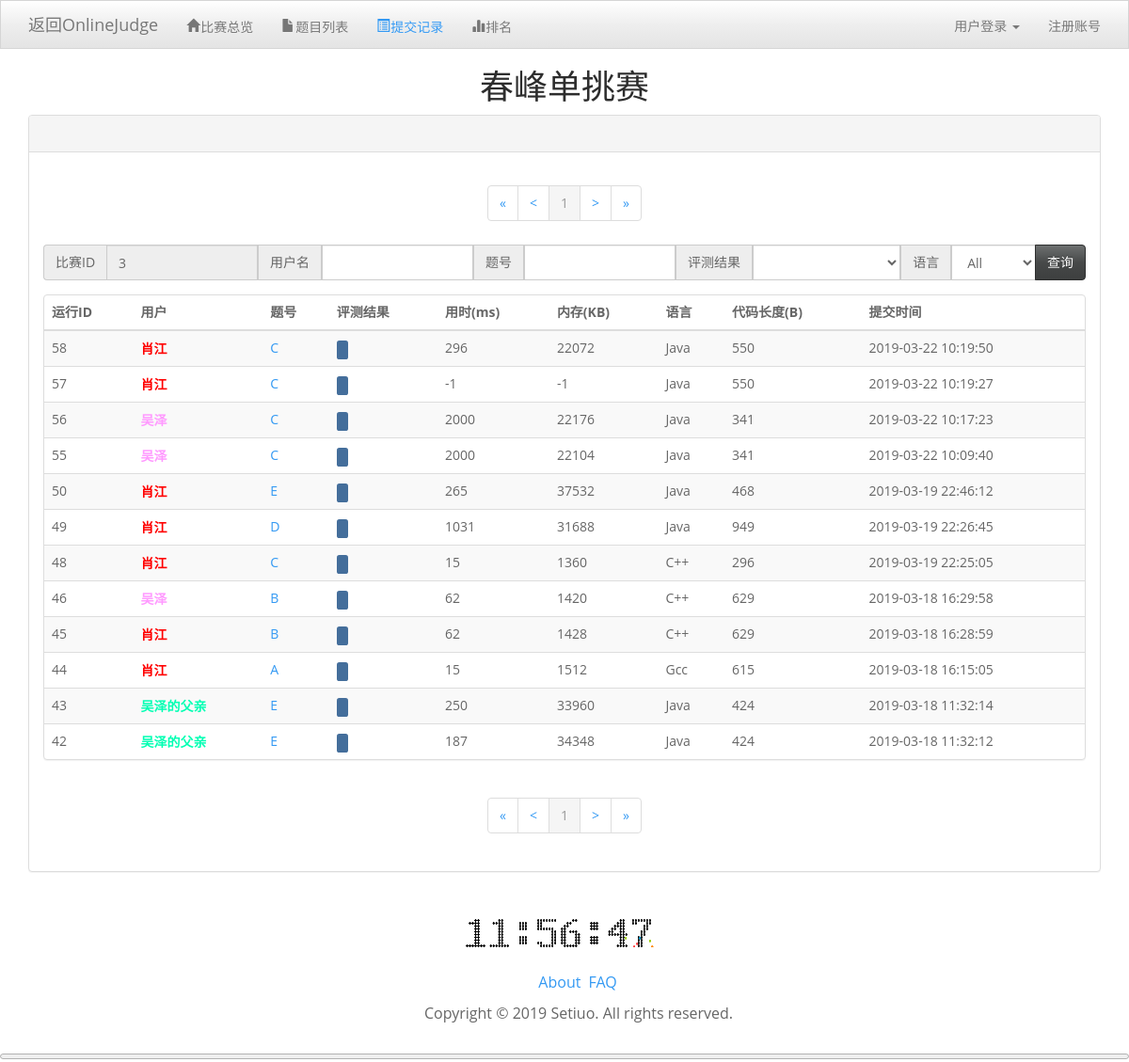
/Contest/Status.php?ConID=3, run on the app's committed database.
### tables this page shows
CREATE TABLE IF NOT EXISTS `oj_data` (
  `oj_name` varchar(20) NOT NULL COMMENT '网站名称',
  `oj_html_title` varchar(30) NOT NULL COMMENT '标题',
  `oj_title` varchar(30) NOT NULL COMMENT '副名称',
  `oj_runid` int(11) NOT NULL,
  `oj_EvaMacState_1` int(11) NOT NULL,
  `oj_EvaMacState_2` int(11) NOT NULL,
  `oj_allrun_1` int(11) NOT NULL,
  `oj_allrun_2` int(11) NOT NULL
);

CREATE TABLE IF NOT EXISTS `oj_contest` (
  `ConID` int(11) NOT NULL COMMENT '比赛ID',
  `Title` varchar(20) NOT NULL COMMENT '比赛标题',
  `Synopsis` text NOT NULL,
  `Organizer` varchar(20) NOT NULL COMMENT '举办人',
  `Rule` varchar(20) NOT NULL COMMENT '规则',
  `Type` int(11) NOT NULL,
  `PassWord` varchar(20) NOT NULL,
  `StartTime` datetime NOT NULL COMMENT '开始时间',
  `OverTime` datetime NOT NULL COMMENT '结束时间',
  `EnrollStartTime` datetime NOT NULL COMMENT '报名开始时间',
  `EnrollOverTime` datetime NOT NULL COMMENT '报名结束时间',
  `EnrollPeople` text NOT NULL COMMENT '参赛人员',
  `RiskRatio` float NOT NULL COMMENT '风险系数',
  `RatingStatus` int(11) NOT NULL COMMENT '战斗力结算状态',
  `Problem` text NOT NULL COMMENT '题目',
  `Show` int(11) NOT NULL
);

CREATE TABLE IF NOT EXISTS `oj_constatus` (
  `RunID` int(11) NOT NULL COMMENT '运行ID',
  `ConID` int(11) NOT NULL COMMENT '比赛ID',
  `User` varchar(20) NOT NULL COMMENT '用户',
  `Problem` int(11) NOT NULL COMMENT '问题编号',
  `Status` int(11) NOT NULL COMMENT '状态',
  `UseTime` int(11) NOT NULL COMMENT '耗时',
  `UseMemory` int(11) NOT NULL COMMENT '耗用内存',
  `Language` varchar(20) NOT NULL COMMENT '语言',
  `CodeLen` int(11) NOT NULL COMMENT '代码长度',
  `SubTime` datetime NOT NULL COMMENT '提交时间',
  `AllStatus` varchar(1000) NOT NULL COMMENT '测试点状态',
  `Show` int(11) NOT NULL COMMENT '是否显示',
  `Judger` varchar(20) NOT NULL
);

### Php/LoadData.php (called while the page is built, shortened)
<?php
function LoadData()
{
    $sql = "SELECT * FROM oj_data";
    $result = mysql_query($sql);
    $row = mysql_fetch_array($result);
    $WebName = $row['oj_name'];
}
function GetUserColor($Fight)
{
    if($Fight >= 3200)
        return '"myuser-base myuser-red"';
    else if($Fight >= 2800)
        return '"myuser-base myuser-fire"';
    else if($Fight >= 2600)
        return '"myuser-base myuser-orange"';
    else if($Fight >= 2400)
        return '"myuser-base myuser-yellow"';
    else if($Fight >= 2200)
        return '"myuser-base myuser-purple"';
    else if($Fight >= 2000)
        return '"myuser-base myuser-violet"';
    else if($Fight >= 1700)
        return '"myuser-base myuser-blue"';
    else if($Fight >= 1600)
        return '"myuser-base myuser-cyan"';
    else
        return '"myuser-base myuser-green"';
}
?>

### Contest/Status.php (the view, shortened to what this page needs)
<!DOCTYPE html>
<html lang="zh-cn">
<?php require_once("Html_Head.php");?>
<body>
	<?php
	require_once("Header.php");
	$AddHref = "";
	$AllCmd = "";
	if(!isset($LandUser) || $User_Jurisdicton != JUR_ADMIN)
	{
		$AllCmd = ' where `Show`=1';
	}
	if(array_key_exists('ConID', $_GET))
	{
		if($_GET['ConID'] != "")
		{
			$AddHref = $AddHref.'&ConID='.$_GET['ConID'];
			if($AllCmd == "")
				$AllCmd = ' where';
			else
				$AllCmd = $AllCmd.' and';
			$AllCmd = $AllCmd.' `ConID`='.$_GET['ConID'];
		}
	}
	$sql = "SELECT count(*) as `value` FROM `oj_constatus` ".$AllCmd;
    $rs = mysql_query($sql);
    $StaCount = mysql_fetch_array($rs);
    $clength = $StaCount['value'];
    $iPage = 1;
	$iPage = floor($iPage);
    $LastPage = ($iPage - 1 <= 0) ? 1 : ($iPage - 1);
    $NextPage = $iPage * MaxRankNum < $clength ? $iPage + 1: $iPage;
    $MinPage = 1;
    $iPage = $iPage >=  $MinPage ? $iPage : 1;
	$MaxPage = ceil(($clength * 1.0) / MaxRankNum);
	$MaxPage = $MaxPage > 0 ? $MaxPage : 1;
    $iPage = $iPage <=  $MaxPage ? $iPage : $MaxPage;
    if($MaxPage <= MaxButtonNum)
    {
        $StaButNum = 1;
        $EndButNum = $MaxPage;
	}
	$LimitShowSql = " ORDER BY `RunID` desc limit ".($iPage - 1) * MaxRankNum.", ".MaxRankNum;
	$sql = "SELECT * FROM oj_constatus". $AllCmd . $LimitShowSql;
	$result = mysql_query($sql);
	$AllStatus = array();
    while($row = mysql_fetch_array($result))
    {
		$AllStatus[]= array(
			"RunID" => $row['RunID'],
			"ConID" => $row['ConID'],
            "User" => $row['User'],
            "Problem" => $row['Problem'],
            "Status" => $row['Status'],
			"UseTime" => $row['UseTime'],
			"UseMemory" => $row['UseMemory'],
			"Language" => $row['Language'],
			"CodeLen" => $row['CodeLen'],
			"SubTime" => $row['SubTime'],
			"AllStatus" => $row['AllStatus'],
			"Show" => $row['Show']
        );
	}
	?>
	<div class="container">
		<div class="panel panel-default">
			<div id="contesthead" class="panel-heading" style="padding:0 0 0 0;">
				<ul class="nav nav-tabs" role="tablist">
					<li>
						<h4>&nbsp;</h4>
					</li>
				</ul>
			</div>
			<div class="panel-body">
				<center>
				<ul class="pagination">
                <li><a href= <?php echo '"Status.php?Page='.($MinPage).$AddHref.'"'?>>&laquo;</a></li>
                <li><a href= <?php echo '"Status.php?Page='.($LastPage).$AddHref.'"'?> >&lt;</a></li>
                <?php
                for($i =  $StaButNum; $i <= $EndButNum; $i++)
                {
                    if($i == $iPage)
                        echo '<li class="active"><a href="Status.php?Page='.$i.$AddHref.'">'.$i.'</a></li>';
                    else
                        echo '<li><a href="Status.php?Page='.$i.$AddHref.'">'.$i.'</a></li>';
                }
                ?>
                <li><a href= <?php echo '"Status.php?Page='.($NextPage).$AddHref.'"'?> >&gt;</a></li>
                <li><a href= <?php echo '"Status.php?Page='.($MaxPage).$AddHref.'"'?>>&raquo;</a></li>
            	</ul>
				</center>
			<form>
			<div class="input-group" style="padding-bottom:15px;">
				<span class="input-group-addon">比赛ID</span>
				<input name="ConID" type="number" value=<?php if(array_key_exists('ConID', $_GET) && $_GET['ConID']!="") echo $_GET['ConID']; else echo '""'?> class="form-control" readonly="readonly">
				<span class="input-group-addon">用户名</span>
				<input name="User" type="text" value=<?php if(array_key_exists('User', $_GET) && $_GET['User']!="") echo $_GET['User']; else echo '""'?> class="form-control">
				<span class="input-group-addon">题号</span>
				<input name="Problem" type="text" value=<?php if(array_key_exists('Problem', $_GET) && $_GET['Problem']!="") echo $_GET['Problem']; else echo '""'?> class="form-control">
				<?php
					if($ConData['Rule'] == 'ACM' || ($User_Jurisdicton == JUR_ADMIN) || $NowDate >= $ConData['OverTime'])
					{
				?>
					<span class="input-group-addon">评测结果</span>
					<select name="Status" class="form-control">
					</select>
				<?php
					}
				?>
				<span class="input-group-addon">语言</span>
				<select name="Language" class="form-control">
					<option value="">All</option>
				</select>
				<span class="input-group-btn">
					<button class="btn btn-default">查询</button>
				</span>
			</div>
		</form>
				<div class="panel panel-default animated fadeInDown">
					<table class="table table-striped table-hover">
						<thead>
							<tr>
								<th>运行ID</th>
								<th>用户</th>
								<th>题号</th>
								<th>评测结果</th>
								<?php
								if($ConData['Rule'] == 'ACM' || ($User_Jurisdicton == JUR_ADMIN) || $NowDate >= $ConData['OverTime'])
								{
									echo '<th>用时(ms)</th>';
									echo '<th>内存(KB)</th>';
								}
								?>
								<th>语言</th>
								<th>代码长度(B)</th>
								<th>提交时间</th>
							</tr>
						</thead>
						<tbody>
						<?php
				for($i = 0; $i < MaxRankNum; $i++)
				{
					if(!isset($AllStatus[$i]['RunID']))
                    {
                        continue;
                    }
					if($ConData['Rule'] == 'OI' && ($User_Jurisdicton != JUR_ADMIN) && $NowDate <= $ConData['OverTime'])
					{
						$sql = "SELECT Fight FROM oj_user WHERE name='".$AllStatus[$i]['User']."'";
						$result = mysql_query($sql);
						$row = mysql_fetch_array($result);
						echo '<tr>';
						if(isset($LandUser) && $User_Jurisdicton == JUR_ADMIN)
						{
							unset($_GET['ReEva']);
							echo '<td>';
							echo $AllStatus[$i]['RunID'];
							echo ' &nbsp;';
							echo '<a class="label label-warning" href="/Contest/AfreshEva.php?ConID='.$AllStatus[$i]['ConID'].'&ReEva='.$AllStatus[$i]['RunID'].'" target="myIframeNull">重测</a>';
							echo ' <a class="label label-default" href="/Contest/ShowLog.php?ConID='.$AllStatus[$i]['ConID'].'&RunID='.$AllStatus[$i]['RunID'].'" >日志</a>';
							if($AllStatus[$i]['Show'] == 1)
							{
								echo ' <a class="label label-primary" href="/Contest/StatusShow.php?RunID='.$AllStatus[$i]['RunID'].'" target="myIframeNull">隐藏</a>';
							}
							else
							{
								echo ' <a class="label label-info" href="/Contest/StatusShow.php?RunID='.$AllStatus[$i]['RunID'].'" target="myIframeNull">显示</a>';
							}
							echo '<iframe id="myIframe" name="myIframeNull" style="display:none"></iframe>';
							echo '</td>';
						}
						else
						{
							echo '<td>'.$AllStatus[$i]['RunID'].'</td>';
						}
						echo '<td>';
						echo '<a href="/OtherUser.php?User='.$AllStatus[$i]['User'].'" class='.GetUserColor($row[0]).'>'.$AllStatus[$i]['User'].'</a>';
						echo '</td>';
						echo '<td>';
						echo '<a href="/Contest/Problem.php?ConID='.$AllStatus[$i]['ConID'].'&Problem='.$AllStatus[$i]['Problem'].'">'.$ProEngNum[$AllStatus[$i]['Problem']].'</a>';
						echo '</td>';
						echo '<td>';
						echo '<a class="label" href="/Contest/Detail.php?ConID='.$AllStatus[$i]['ConID'].'&RunID='.$AllStatus[$i]['RunID'].'" data-status="Accepted">Submit Success</a>';
						echo '</td>';
						echo '<td>';
						echo $AllStatus[$i]['Language'];
						echo '</td>';
						echo '<td>';
						echo $AllStatus[$i]['CodeLen'];
						echo '</td>';
						echo '<td>';
						echo $AllStatus[$i]['SubTime'];
						echo '</td>';
						echo '</tr>';
					}
					else
					{
						$sql = "SELECT Fight FROM oj_user WHERE `name`='".$AllStatus[$i]['User']."'";
						$result = mysql_query($sql);
						$row = mysql_fetch_array($result);
						echo '<tr>';
						if(isset($LandUser) && $User_Jurisdicton == JUR_ADMIN)
						{
							unset($_GET['ReEva']);
							echo '<td>';
							echo $AllStatus[$i]['RunID'];
							echo ' &nbsp;';
							echo '<a class="label label-warning" href="/Contest/AfreshEva.php?ConID='.$AllStatus[$i]['ConID'].'&ReEva='.$AllStatus[$i]['RunID'].'" target="myIframeNull">重测</a>';
							echo ' <a class="label label-default" href="/Contest/ShowLog.php?ConID='.$AllStatus[$i]['ConID'].'&RunID='.$AllStatus[$i]['RunID'].'" >日志</a>';
							if($AllStatus[$i]['Show'] == 1)
							{
								echo ' <a class="label label-primary" href="/Contest/StatusShow.php?RunID='.$AllStatus[$i]['RunID'].'" target="myIframeNull">隐藏</a>';
							}
							else
							{
								echo ' <a class="label label-info" href="/Contest/StatusShow.php?RunID='.$AllStatus[$i]['RunID'].'" target="myIframeNull">显示</a>';
							}
							echo '<iframe id="myIframe" name="myIframeNull" style="display:none">隐藏</iframe>';
							echo '</td>';
						}
						else
						{
							echo '<td>'.$AllStatus[$i]['RunID'].'</td>';
						}
						echo '<td>';
						echo '<a href="/OtherUser.php?User='.$AllStatus[$i]['User'].'" class='.GetUserColor($row[0]).'>'.$AllStatus[$i]['User'].'</a>';
						echo '</td>';
						echo '<td>';
						echo '<a href="/Contest/Problem.php?ConID='.$AllStatus[$i]['ConID'].'&Problem='.$AllStatus[$i]['Problem'].'">'.$ProEngNum[$AllStatus[$i]['Problem']].'</a>';
						echo '</td>';
						echo '<td>';
						echo '<a class="label" href="/Contest/Detail.php?ConID='.$AllStatus[$i]['ConID'].'&RunID='.$AllStatus[$i]['RunID'].'" data-status="'.$AllStatusName[$AllStatus[$i]['Status']].'">'.$AllStatusCName[$AllStatus[$i]['Status']].' '.$AllStatusName[$AllStatus[$i]['Status']].'</a>';
						echo '</td>';
						echo '<td>';
						echo $AllStatus[$i]['UseTime'];
						echo '</td>';
						echo '<td>';
						echo $AllStatus[$i]['UseMemory'];
						echo '</td>';
						echo '<td>';
						echo $AllStatus[$i]['Language'];
						echo '</td>';
						echo '<td>';
						echo $AllStatus[$i]['CodeLen'];
						echo '</td>';
						echo '<td>';
						echo $AllStatus[$i]['SubTime'];
						echo '</td>';
						echo '</tr>';
					}
				}
				?>
						</tbody>
					</table>
				</div>
				<center>
				<ul class="pagination">
                <li><a href= <?php echo '"Status.php?Page='.($MinPage).$AddHref.'"'?>>&laquo;</a></li>
                <li><a href= <?php echo '"Status.php?Page='.($LastPage).$AddHref.'"'?> >&lt;</a></li>
                <?php
                for($i =  $StaButNum; $i <= $EndButNum; $i++)
                {
                    if($i == $iPage)
                        echo '<li class="active"><a href="Status.php?Page='.$i.$AddHref.'">'.$i.'</a></li>';
                    else
                        echo '<li><a href="Status.php?Page='.$i.$AddHref.'">'.$i.'</a></li>';
                }
                ?>
                <li><a href= <?php echo '"Status.php?Page='.($NextPage).$AddHref.'"'?> >&gt;</a></li>
                <li><a href= <?php echo '"Status.php?Page='.($MaxPage).$AddHref.'"'?>>&raquo;</a></li>
            	</ul>
				</center>
			</div>
		</div>
	</div>
	<?php
	require_once('Footer.php');
	?>
</body>
</html>

### Contest/Header.php (shortened to what this page needs)
<nav class="navbar navbar-default navbar-static-top" role="navigation">
	<div class="container">
		<div class="navbar-header">
			<a class="navbar-brand" href="/Contest.php">返回<?php echo $WebName?></a>
		</div>
		<div class="collapse navbar-collapse" id="topNavbar">
			<ul class="nav navbar-nav">
				<li id="c_overview" role="presentation"><a href=<?php echo '"/Contest/Pandect.php?ConID='.$ConID.'"';?>><span
							class="glyphicon glyphicon-home"><span class="font-size-1"> </span>比赛总览</span></a></li>
				<?php
			if($NowDate >= $ConData['StartTime'] || ($User_Jurisdicton == JUR_ADMIN))
			{
				echo '<li id="c_problem" role="presentation"><a href= "/Contest/Problem.php?ConID='.$ConID.'"><span class="glyphicon glyphicon-file"><span class="font-size-1"> </span>题目列表</span></a></li>';
				echo '<li id="c_status" role="presentation"><a href= "/Contest/Status.php?ConID='.$ConID.'"><span class="glyphicon glyphicon-list-alt"><span class="font-size-1"> </span>提交记录</span></a></li>';
				echo '<li id="c_rank" role="presentation"><a href= "/Contest/Rank.php?ConID='.$ConID.'"><span class="glyphicon glyphicon-stats"><span class="font-size-1"> </span>排名</span></a></li>';
			}
			?>
			</ul>
			<ul class="nav navbar-nav navbar-right">
			</ul>
		</div>
	</div>
</nav>
<h1 class="text-center"><?php echo $ConData['Title']?>
</h1>

### css/custom.css (style rules this page uses)
#contesthead { border-bottom:0; }

### css/community.css (style rules this page uses)
.myuser-base { font-family: "Helvetica Neue", Helvetica, Arial, sans-serif; text-decoration: none !important; font-weight: bold; }
.myuser-red { color: red !important; }
.myuser-violet { color: #FF99FF !important; }
.myuser-green { color: rgb(0, 255, 179) !important; }

### data on the page
oj_data: oj_name "OnlineJudge"
oj_contest: Title "春峰单挑赛"
oj_constatus: RunID "58", User "肖江", Problem "C", UseTime "296", UseMemory "22072", Language "Java", CodeLen "550", SubTime "2019-03-22 10:19:50"
oj_constatus: RunID "57", User "肖江", Problem "C", UseTime "-1", UseMemory "-1", Language "Java", CodeLen "550", SubTime "2019-03-22 10:19:27"
oj_constatus: RunID "56", User "吴泽", Problem "C", UseTime "2000", UseMemory "22176", Language "Java", CodeLen "341", SubTime "2019-03-22 10:17:23"
oj_constatus: RunID "55", User "吴泽", Problem "C", UseTime "2000", UseMemory "22104", Language "Java", CodeLen "341", SubTime "2019-03-22 10:09:40"
oj_constatus: RunID "50", User "肖江", Problem "E", UseTime "265", UseMemory "37532", Language "Java", CodeLen "468", SubTime "2019-03-19 22:46:12"
oj_constatus: RunID "49", User "肖江", Problem "D", UseTime "1031", UseMemory "31688", Language "Java", CodeLen "949", SubTime "2019-03-19 22:26:45"
oj_constatus: RunID "48", User "肖江", Problem "C", UseTime "15", UseMemory "1360", Language "C++", CodeLen "296", SubTime "2019-03-19 22:25:05"
oj_constatus: RunID "46", User "吴泽", Problem "B", UseTime "62", UseMemory "1420", Language "C++", CodeLen "629", SubTime "2019-03-18 16:29:58"
oj_constatus: RunID "45", User "肖江", Problem "B", UseTime "62", UseMemory "1428", Language "C++", CodeLen "629", SubTime "2019-03-18 16:28:59"
oj_constatus: RunID "44", User "肖江", Problem "A", UseTime "15", UseMemory "1512", Language "Gcc", CodeLen "615", SubTime "2019-03-18 16:15:05"
oj_constatus: RunID "43", User "吴泽的父亲", Problem "E", UseTime "250", UseMemory "33960", Language "Java", CodeLen "424", SubTime "2019-03-18 11:32:14"
oj_constatus: RunID "42", User "吴泽的父亲", Problem "E", UseTime "187", UseMemory "34348", Language "Java", CodeLen "424", SubTime "2019-03-18 11:32:12"
